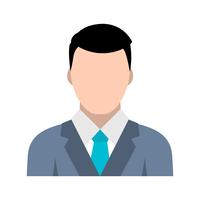
#> input picture StackIt/img/img.jpg, 200 x 200 px, given in place of download.png, which was not available; the run also reads 1 picture not shown here
$ jupyter execute Sample.ipynb   (text cells are left out)
#> lines starting #> are read from the running program, lines starting #| are printed output that depends on the picture; pictures that were not available may be replaced by others from this repository, and a replacement may not be noted
[cell 1]
import matplotlib.pyplot as plt
import cv2
img = cv2.imread( "download.png")
#> img is the input picture: shape (200, 200, 3); mean B, G, R 220.8, 219.2, 218.1
plt.imshow(img)
gray = cv2.cvtColor(img, cv2.COLOR_BGR2GRAY)
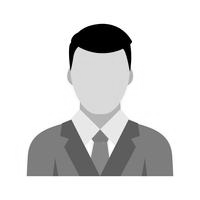
#> gray: shape (200, 200); min 0, max 255, mean 219.1
plt.imshow(gray)
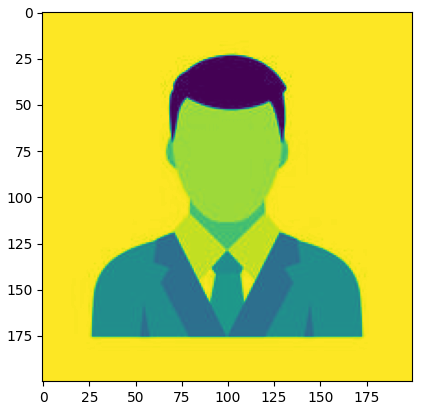
#> figure drawn by matplotlib, 1 panel; B, G, R data is drawn as R, G, B

[cell 2]
from PIL import Image
import matplotlib.pyplot as plt
# Open images
background = Image.open("download.png").convert("RGBA")
overlay = Image.open("img.png").convert("RGBA")
# Resize overlay to a smaller size
overlay = overlay.resize((150, 150))
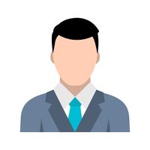
#> overlay: PIL image 150x150 RGBA; mean R, G, B, A 218.1, 219.2, 220.8, 255
# Adjust as needed
# Position where overlay should appear
x = 50
y = 50
# Create a copy of background
result = background.copy()
# Paste overlay on top
result.paste(overlay, (x, y))
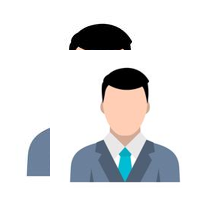
#> result: PIL image 200x200 RGBA; mean R, G, B, A 222.6, 223.7, 225.2, 255
# Display result
plt.figure(figsize=(8, 8))
plt.imshow(result)
plt.axis("off")
plt.show()
# Save result
result.save("output.png")

[cell 3]
import cv2
import matplotlib.pyplot as plt
# Read image in grayscale
img = cv2.imread("download.png", 0)
#> img: shape (200, 200); min 0, max 255, mean 219.1
# Histogram of original image
plt.figure(figsize=(12,5))
plt.subplot(2,2,1)
plt.imshow(img, cmap='gray')
plt.title("Original Image")
plt.axis('off')
plt.subplot(2,2,2)
plt.hist(img.ravel(), 256, [0,256])
plt.title("Histogram of Original Image")
plt.xlabel("Pixel Intensity")
plt.ylabel("Frequency")
# Histogram Equalization
equalized_img = cv2.equalizeHist(img)
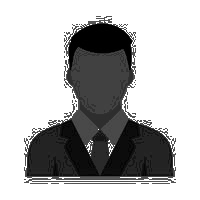
#> equalized_img: shape (200, 200); min 0, max 255, mean 179.3
plt.subplot(2,2,3)
plt.imshow(equalized_img, cmap='gray')
plt.title("Equalized Image")
plt.axis('off')
plt.subplot(2,2,4)
plt.hist(equalized_img.ravel(), 256, [0,256])
plt.title("Histogram After Equalization")
plt.xlabel("Pixel Intensity")
plt.ylabel("Frequency")
plt.tight_layout()
plt.show()
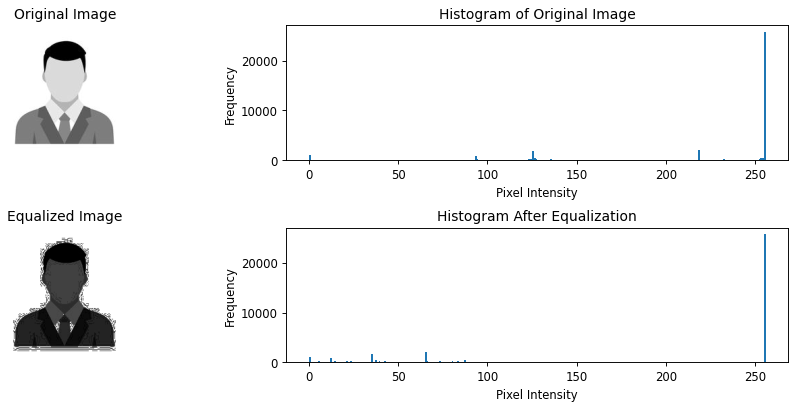
#> figure drawn by matplotlib, 4 panels; panel 2: tallest bar 25755 high, from x = 255 to 256; panel 4: tallest bar 25755 high, from x = 255 to 256
# Save equalized image
cv2.imwrite("equalized_image.jpg", equalized_img)
plt.hist(img.ravel(), 256, [0,256])
plt.hist(equalized_img.ravel(), 256, [0,256])
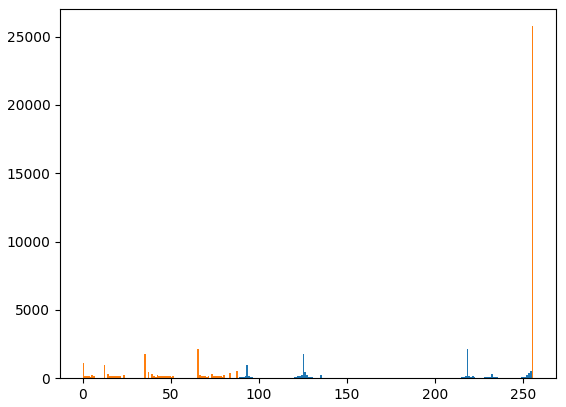
#> figure drawn by matplotlib, 1 panel; tallest bar 25755 high, from x = 255 to 256; tallest bar 25755 high, from x = 255 to 256

[cell 4]
from PIL import Image # Open the image
img = Image.open("download.png")
# Convert to RGB (required for JPG if image has transparency)
img = img.convert("RGB")
# Save as JPG
img.save("output.jpg", "JPEG")
print("Image converted to JPG successfully!")

[cell 5]
import cv2
import matplotlib.pyplot as plt
# Read image
img = cv2.imread("download.png")
img = cv2.cvtColor(img, cv2.COLOR_BGR2RGB)
# Apply smoothing filters
# 1. Averaging Filter
avg_filter = cv2.blur(img, (5, 5))
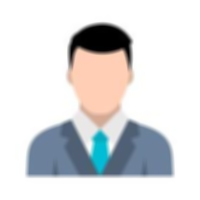
#> avg_filter: shape (200, 200, 3); mean R, G, B 218.1, 219.2, 220.8
# 2. Gaussian Filter
gaussian_filter = cv2.GaussianBlur(img, (5, 5), 0)
# 3. Median Filter
median_filter = cv2.medianBlur(img, 5)
# 4. Bilateral Filter
bilateral_filter = cv2.bilateralFilter(img, 9, 75, 75)
# Display results
plt.figure(figsize=(12, 8))
plt.subplot(2, 3, 1)
plt.imshow(img)
plt.title("Original Image")
plt.axis("off")
plt.subplot(2, 3, 2)
plt.imshow(avg_filter)
plt.title("Averaging Filter")
plt.axis("off")
plt.subplot(2, 3, 3)
plt.imshow(gaussian_filter)
plt.title("Gaussian Filter")
plt.axis("off")
plt.subplot(2, 3, 4)
plt.imshow(median_filter)
plt.title("Median Filter")
plt.axis("off")
plt.subplot(2, 3, 5)
plt.imshow(bilateral_filter)
plt.title("Bilateral Filter")
plt.axis("off")
plt.tight_layout()
plt.show()
# Save filtered images
cv2.imwrite("average_filter.jpg", cv2.cvtColor(avg_filter, cv2.COLOR_RGB2BGR))
cv2.imwrite("gaussian_filter.jpg", cv2.cvtColor(gaussian_filter, cv2.COLOR_RGB2BGR))
cv2.imwrite("median_filter.jpg", cv2.cvtColor(median_filter, cv2.COLOR_RGB2BGR))
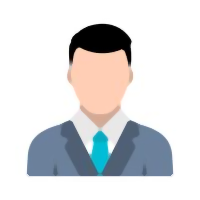
#> saved as median_filter.jpg: shape (200, 200, 3); mean B, G, R 221.1, 219.4, 218.4
cv2.imwrite("bilateral_filter.jpg", cv2.cvtColor(bilateral_filter, cv2.COLOR_RGB2BGR))
#> Out = True

[cell 6]
import cv2
import matplotlib.pyplot as plt
# Read image
img = cv2.imread("download.png")
# Convert BGR to RGB for displaying with matplotlib
img_rgb = cv2.cvtColor(img, cv2.COLOR_BGR2RGB)
# Apply Blur
blurred_img = cv2.blur(img_rgb, (15, 15))
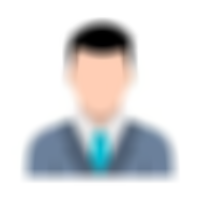
#> blurred_img: shape (200, 200, 3); mean R, G, B 218.1, 219.2, 220.8
# Display Original and Blurred Images
plt.figure(figsize=(10, 5))
plt.subplot(1, 2, 1)
plt.imshow(img_rgb)
plt.title("Original Image")
plt.axis("off")
plt.subplot(1, 2, 2)
plt.imshow(blurred_img)
plt.title("Blurred Image")
plt.axis("off")
plt.show()
# Save blurred image
cv2.imwrite("blurred_image.jpg", cv2.cvtColor(blurred_img, cv2.COLOR_RGB2BGR))
#> Out = True
